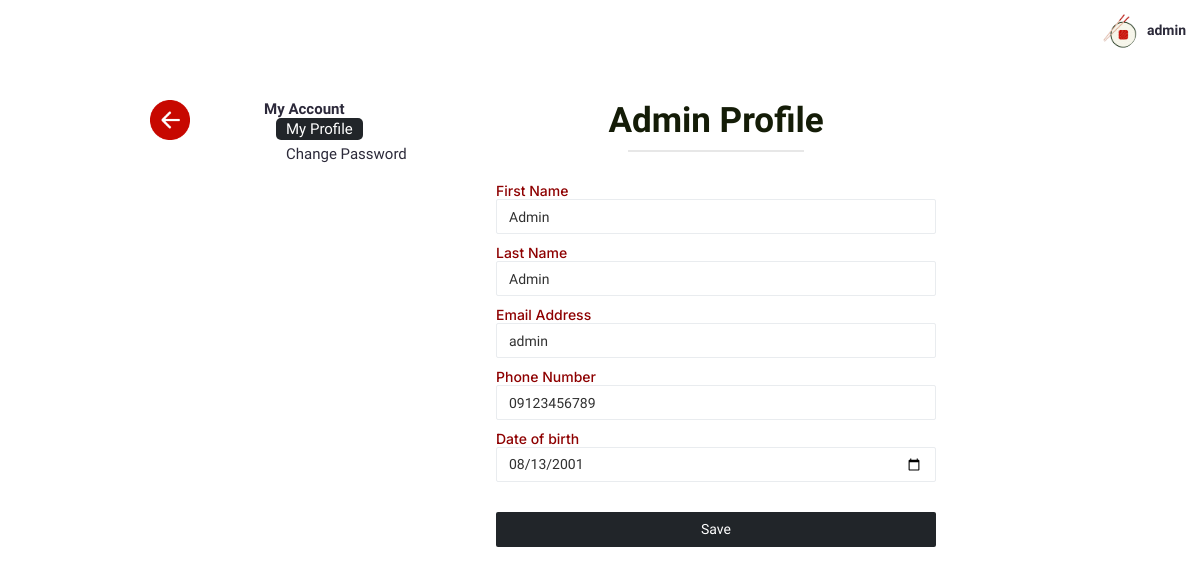
/admin/profile.php (signed in), run on the app's committed database.
### tables this page shows
CREATE TABLE `info_accts` (
  `id` int(11) NOT NULL,
  `firstname` varchar(255) DEFAULT NULL,
  `lastname` varchar(255) DEFAULT NULL,
  `birthday` date DEFAULT NULL,
  `username` varchar(255) DEFAULT NULL,
  `phone` varchar(255) DEFAULT NULL,
  `password` varchar(255) DEFAULT NULL,
  `role` int(11) DEFAULT NULL,
  `house` varchar(255) DEFAULT NULL,
  `city` varchar(255) DEFAULT NULL,
  `province` varchar(255) DEFAULT NULL,
  `zip` int(11) DEFAULT NULL
);

### admin/profile.php (the view, shortened to what this page needs)
<?php
include '../conn.php';
$username = $_SESSION['username'];
$id = $_SESSION['id'];
$query="SELECT * FROM info_accts WHERE id = '$id'";
$result=mysqli_query($conn,$query);
$row = mysqli_fetch_assoc($result);
$firstname_err = $lastname_err = $email_err = $phone_err =$bday_err = "";
?>
<!Doctype html>
<html lang="en" class="scroller">
<head>
    <link href="../css/style.min.css" rel="stylesheet">
    <link href="../css/pagestyles.css" rel="stylesheet">
    <link rel="stylesheet" href="../css/header-responsive.css" />
    <link rel="stylesheet" href="../css/footer.css" />
    <link rel="stylesheet" href="../css/user.css" />
</head>
<body>
    <header class="topbar" data-navbarbg="skin5">
            <nav class="navbar top-navbar navbar-expand-md navbar-dark">
                <div class="navbar-collapse collapse" id="navbarSupportedContent" data-navbarbg="skin5">
                    <ul class="navbar-nav ms-auto d-flex align-items-center">
                        <li>
                            <a class="profile-pic" href="#">
                              <div class="dropdown">
                              <img src="../img/logo.png" alt="user-img" width="36"
                                class="img-circle"><span class="font-medium" style="color:#2c2a3a;"><?php echo $username ?></span>
                            </a>
                            </div>
            </nav>
        </header>
    <div class="back-icon3">
        <a href="../admin/dashboard.php">
            <img src="../img/backicon.png">
        </a>
    </div>
    <div class="content-container container d-flex justify-content-center">
      <div class="row content-wrapper">
        <div class="col-4 left-content">
          <div class="container">
            <div class="row links-title-top">My Account</div>
            <div class="row">
              <div class="col-11">
                <a href="profile.php">
                  <button type="button" class="side-links side-links-active">My Profile</button>
                </a>
              </div>
            </div>
            <div class="row">
              <div class="col-11">
                <a href="AdminchangePass.php">
                  <button type="button" class="side-links">Change Password</button>
                </a>
              </div>
            </div>
          </div>
        </div>
        <div class="col right-content">
          <h1 class="container-title text-center">Admin Profile</h1>
          <div class="title-line"></div>
          <form action="<?php echo htmlspecialchars($_SERVER["PHP_SELF"]); ?>" method="post">
            <div class="row">
              <div class="col">
                <label for="inputFirstName">First Name</label>
                <input type="text" class="form-control <?php echo (!empty($firstname_err)) ? 'is-invalid' : ''; ?>" id="firstname" name="firstname" value="<?php echo $row['firstname']; ?>"/>
              </div>
            </div>
            <div class="row">
              <div class="col">
                <label for="inputLastName">Last Name</label>
                <input type="text" class="form-control <?php echo (!empty($lastname_err)) ? 'is-invalid' : ''; ?>" name="lastname" id="lastname" value="<?php echo $row['lastname'];?>">
              </div>
            </div>
            <div class="row">
              <div class="col">
                <label for="inputEmail">Email Address</label>
                <input type="text" class="form-control <?php echo (!empty($email_err)) ? 'is-invalid' : ''; ?>" name="email" id="email" value="<?php echo $row['username'];?>">
              </div>
            </div>
            <div class="row">
              <div class="col">
                <label for="inputBday">Phone Number</label>
                <input type="tel" class="form-control <?php echo (!empty($phone_err)) ? 'is-invalid' : ''; ?>" name="phone" id="phone" value="<?php echo $row['phone'];?>">
              </div>
            </div>
            <div class="row" style="margin-bottom: 20px;">
              <div class="col">
                <label for="inputBday">Date of birth</label>
                <input type="date" class="form-control <?php echo (!empty($bday_err)) ? 'is-invalid' : ''; ?>" name="bday" id="bday" value="<?php echo $row['birthday'];?>">
              </div>
            </div>
            <button type="submit" class="btn btn-save">Save</button>
          </form>
        </div>
      </div>
    </div>
</body>
</html>

### css/pagestyles.css (style rules this page uses)
body { font: 14px sans-serif; background-color: #e7e7e7; color: #141C07; }
.back-icon3 img { width: 40px; height: 40px; top: 100px; left: calc(50% - 900px/2); position: absolute; }
label { margin-bottom: 0px; color: #8e0001; font-weight: 500; font-family: 'Inter'; }

### css/header-responsive.css (style rules this page uses)
body { font-family: Inter; }
.navbar { z-index: 1000; font-family: Readex Pro; --bs-navbar-padding-x: 110px; }
a { text-decoration: none; font-family: Readex Pro; }

### css/footer.css (style rules this page uses)
html { scroll-behavior: smooth; }
.scroller { overflow-y: scroll; overflow-x: hidden; scrollbar-color: #C70800 #2C2A3A; scrollbar-width: thin; }
a:link, a:visited, a:hover, a:active { text-decoration: none; font-family: Inter; }

### css/user.css (style rules this page uses)
body { background-color: #fff; font-family: 'Inter'; }
.content-container { min-width:fit-content; max-width: 60%; }
.content-wrapper { height: inherit; padding: 40px 0; width: inherit; }
.left-content { padding: 0 0 40px 0; }
.links-title-top { font-family: 'Readex Pro'; font-weight: 600; color: #2C293A; font-size: 15px; }
.side-links { text-align: left; font-family: 'Readex Pro'; font-weight:400; font-size: 15px; border: none; background-color: #fff; color: #2C2A3A; padding: 2px 10px; border-radius: 5px; margin-bottom: 3px; }
.side-links-active { background-color: #212529; color: #fff; }
.container-title { font-size: 35px; font-weight: 700; font-family: 'Readex Pro'; }
.title-line { width: 40%; height: 0px; border: 1px solid #e7e7e7; margin-bottom: 30px; margin-left: calc(50% - 40%/2); }
.form-control { margin-bottom: 10px; }
.btn-save { width: 100%; background-color: #212529; color: #fff; }

### admin/profile.php (style rules this page uses)
* { font-family: "Readex Pro"; }
.dropdown { position: relative; display: inline-block; }

### data on the page
info_accts: firstname "Admin", lastname "Admin", email "admin", phone "09123456789", bday "08/13/2001"

### other printed values
$username "admin"
